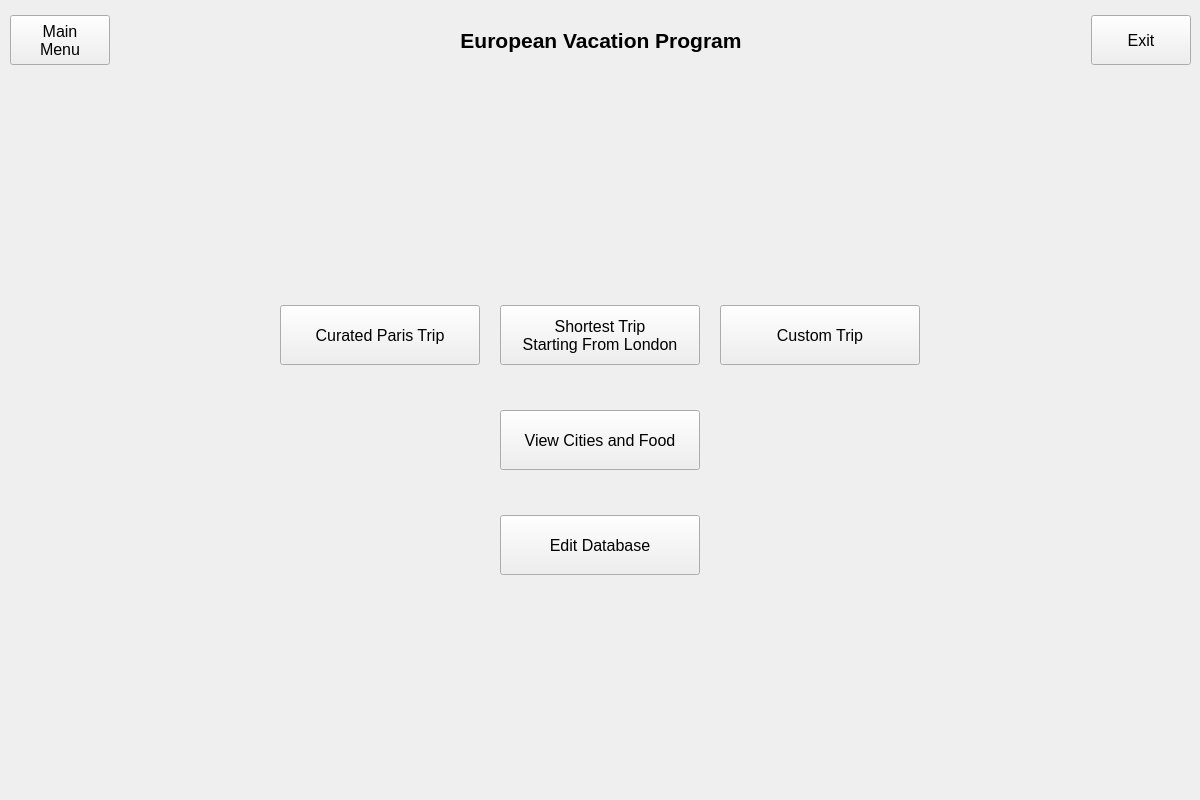
<?xml version="1.0" encoding="UTF-8"?>
<ui version="4.0">
 <class>MainWindow</class>
 <widget class="QWidget" name="MainWindow">
  <property name="geometry">
   <rect>
    <x>0</x>
    <y>0</y>
    <width>1200</width>
    <height>800</height>
   </rect>
  </property>
  <property name="minimumSize">
   <size>
    <width>1200</width>
    <height>800</height>
   </size>
  </property>
  <property name="maximumSize">
   <size>
    <width>1200</width>
    <height>800</height>
   </size>
  </property>
  <property name="font">
   <font>
    <pointsize>12</pointsize>
   </font>
  </property>
  <property name="windowTitle">
   <string>MainWindow</string>
  </property>
  <widget class="QStackedWidget" name="stackedWidget">
   <property name="geometry">
    <rect>
     <x>0</x>
     <y>80</y>
     <width>1201</width>
     <height>721</height>
    </rect>
   </property>
   <widget class="QWidget" name="page">
    <widget class="QLabel" name="label">
     <property name="geometry">
      <rect>
       <x>-400</x>
       <y>-50</y>
       <width>1611</width>
       <height>831</height>
      </rect>
     </property>
     <property name="text">
      <string/>
     </property>
     <property name="pixmap">
      <pixmap resource="resources/europe.qrc">:/new/prefix1/Europe.png</pixmap>
     </property>
    </widget>
    <widget class="QWidget" name="gridLayoutWidget">
     <property name="geometry">
      <rect>
       <x>0</x>
       <y>0</y>
       <width>1201</width>
       <height>721</height>
      </rect>
     </property>
     <layout class="QGridLayout" name="gridLayout">
      <property name="spacing">
       <number>20</number>
      </property>
      <item row="1" column="0">
       <spacer name="horizontalSpacer">
        <property name="orientation">
         <enum>Qt::Horizontal</enum>
        </property>
        <property name="sizeType">
         <enum>QSizePolicy::Maximum</enum>
        </property>
        <property name="sizeHint" stdset="0">
         <size>
          <width>300</width>
          <height>20</height>
         </size>
        </property>
       </spacer>
      </item>
      <item row="3" column="2">
       <widget class="QPushButton" name="moveToEdit">
        <property name="minimumSize">
         <size>
          <width>200</width>
          <height>60</height>
         </size>
        </property>
        <property name="text">
         <string>Edit Database</string>
        </property>
        <property name="iconSize">
         <size>
          <width>16</width>
          <height>16</height>
         </size>
        </property>
       </widget>
      </item>
      <item row="2" column="2">
       <widget class="QPushButton" name="moveToView">
        <property name="minimumSize">
         <size>
          <width>200</width>
          <height>60</height>
         </size>
        </property>
        <property name="text">
         <string>View Cities and Food</string>
        </property>
       </widget>
      </item>
      <item row="1" column="2">
       <widget class="QPushButton" name="moveToLondon">
        <property name="minimumSize">
         <size>
          <width>200</width>
          <height>60</height>
         </size>
        </property>
        <property name="text">
         <string>Shortest Trip
Starting From London</string>
        </property>
        <property name="autoRepeat">
         <bool>false</bool>
        </property>
       </widget>
      </item>
      <item row="1" column="3">
       <widget class="QPushButton" name="moveToCustom">
        <property name="minimumSize">
         <size>
          <width>200</width>
          <height>60</height>
         </size>
        </property>
        <property name="text">
         <string>Custom Trip</string>
        </property>
       </widget>
      </item>
      <item row="1" column="1">
       <widget class="QPushButton" name="moveTo11Cities">
        <property name="minimumSize">
         <size>
          <width>200</width>
          <height>60</height>
         </size>
        </property>
        <property name="text">
         <string>Curated Paris Trip</string>
        </property>
       </widget>
      </item>
      <item row="0" column="2">
       <spacer name="verticalSpacer">
        <property name="orientation">
         <enum>Qt::Vertical</enum>
        </property>
        <property name="sizeType">
         <enum>QSizePolicy::Maximum</enum>
        </property>
        <property name="sizeHint" stdset="0">
         <size>
          <width>20</width>
          <height>200</height>
         </size>
        </property>
       </spacer>
      </item>
      <item row="1" column="4">
       <spacer name="horizontalSpacer_2">
        <property name="orientation">
         <enum>Qt::Horizontal</enum>
        </property>
        <property name="sizeType">
         <enum>QSizePolicy::Maximum</enum>
        </property>
        <property name="sizeHint" stdset="0">
         <size>
          <width>300</width>
          <height>20</height>
         </size>
        </property>
       </spacer>
      </item>
      <item row="4" column="2">
       <spacer name="verticalSpacer_2">
        <property name="orientation">
         <enum>Qt::Vertical</enum>
        </property>
        <property name="sizeType">
         <enum>QSizePolicy::Maximum</enum>
        </property>
        <property name="sizeHint" stdset="0">
         <size>
          <width>20</width>
          <height>200</height>
         </size>
        </property>
       </spacer>
      </item>
     </layout>
    </widget>
   </widget>
  </widget>
  <widget class="QWidget" name="horizontalLayoutWidget">
   <property name="geometry">
    <rect>
     <x>0</x>
     <y>0</y>
     <width>1201</width>
     <height>80</height>
    </rect>
   </property>
   <layout class="QHBoxLayout" name="horizontalLayout">
    <property name="leftMargin">
     <number>10</number>
    </property>
    <property name="rightMargin">
     <number>10</number>
    </property>
    <item>
     <widget class="QPushButton" name="mainButton">
      <property name="minimumSize">
       <size>
        <width>100</width>
        <height>50</height>
       </size>
      </property>
      <property name="text">
       <string>Main
Menu</string>
      </property>
     </widget>
    </item>
    <item>
     <spacer name="horizontalSpacer_3">
      <property name="orientation">
       <enum>Qt::Horizontal</enum>
      </property>
      <property name="sizeHint" stdset="0">
       <size>
        <width>40</width>
        <height>20</height>
       </size>
      </property>
     </spacer>
    </item>
    <item>
     <widget class="QLabel" name="titleText">
      <property name="font">
       <font>
        <pointsize>16</pointsize>
        <weight>75</weight>
        <bold>true</bold>
        <stylestrategy>PreferDefault</stylestrategy>
        <kerning>true</kerning>
       </font>
      </property>
      <property name="acceptDrops">
       <bool>false</bool>
      </property>
      <property name="text">
       <string>European Vacation Program</string>
      </property>
      <property name="alignment">
       <set>Qt::AlignCenter</set>
      </property>
     </widget>
    </item>
    <item>
     <spacer name="horizontalSpacer_4">
      <property name="orientation">
       <enum>Qt::Horizontal</enum>
      </property>
      <property name="sizeHint" stdset="0">
       <size>
        <width>40</width>
        <height>20</height>
       </size>
      </property>
     </spacer>
    </item>
    <item>
     <widget class="QPushButton" name="exitButton">
      <property name="minimumSize">
       <size>
        <width>100</width>
        <height>50</height>
       </size>
      </property>
      <property name="text">
       <string>Exit</string>
      </property>
     </widget>
    </item>
   </layout>
  </widget>
 </widget>
 <resources>
  <include location="resources/europe.qrc"/>
 </resources>
 <connections/>
</ui>
